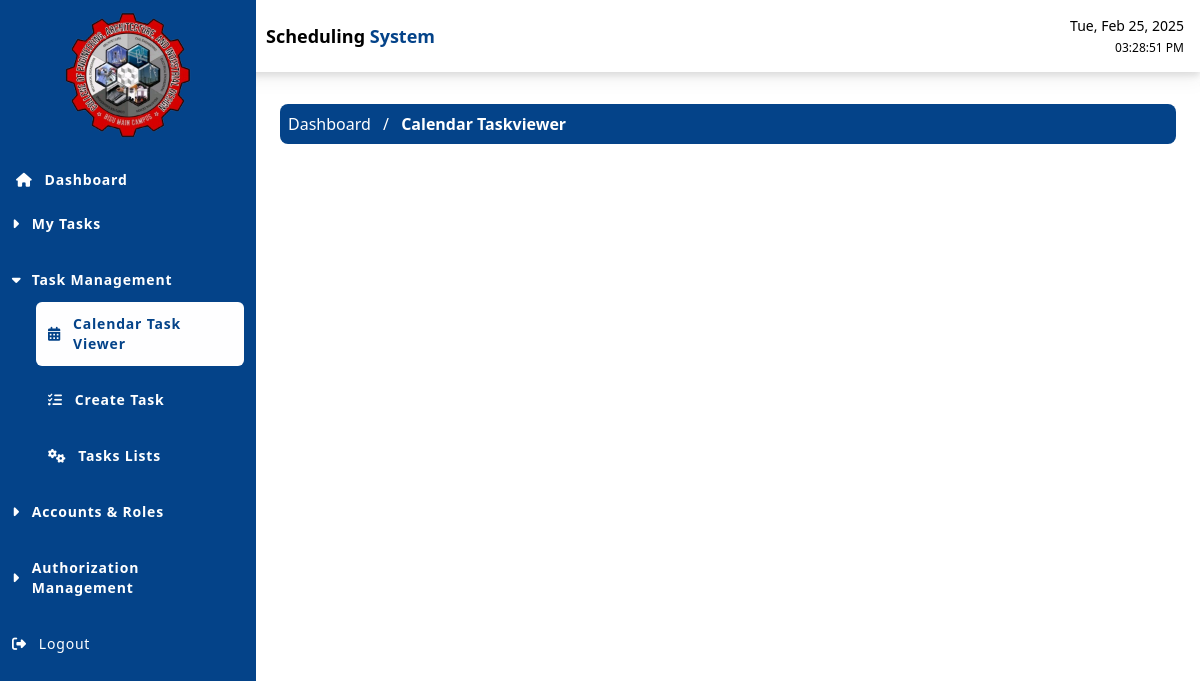
Screenshot of /src/pages/dashboard.php?page=task_management/calendar_taskviewer (signed in) with the database file from the repository.
### tables this page shows
CREATE TABLE `modules` (
  `id` int(11) NOT NULL,
  `module_name` varchar(255) NOT NULL,
  `module_alias` varchar(255) NOT NULL,
  `sequence_number` int(11) NOT NULL,
  `created_at` timestamp NOT NULL DEFAULT current_timestamp(),
  `updated_at` timestamp NOT NULL DEFAULT current_timestamp() ON UPDATE current_timestamp()
);

CREATE TABLE `pages` (
  `page_id` int(11) NOT NULL,
  `icon` varchar(100) DEFAULT NULL,
  `page_name` varchar(255) NOT NULL,
  `page_alias` varchar(255) NOT NULL,
  `module_id` int(11) DEFAULT NULL,
  `sequence_number` int(11) DEFAULT NULL,
  `is_active` varchar(1) DEFAULT '1',
  `created_at` timestamp NOT NULL DEFAULT current_timestamp(),
  `updated_at` timestamp NOT NULL DEFAULT current_timestamp() ON UPDATE current_timestamp()
);

### src/pages/main_query.php (called while the page is built, shortened)
<?php
$userID = $_SESSION['user']['id'];
function getModulesAndPages($conn, $user_id) {
    $modules = array();
    $roleQuery = "SELECT ur.role_id, r.role_name
                  FROM user_roles ur
                  JOIN roles r ON ur.role_id = r.role_id
                  WHERE ur.user_id = $user_id LIMIT 1";
    $roleResult = mysqli_query($conn, $roleQuery);
    $userRole = mysqli_fetch_assoc($roleResult);
    $role_id = $userRole['role_id'];
    $is_super_admin = ($userRole['role_name'] === 'Super Admin');
    $moduleQuery = $is_super_admin ?
        "SELECT *, 1 as module_can_view FROM modules ORDER BY sequence_number ASC" :
        "SELECT m.*,
                IF(EXISTS (
                    SELECT 1
                    FROM pages p
                    LEFT JOIN page_permissions pp ON p.page_id = pp.page_id
                    WHERE p.module_id = m.id
                      AND p.is_active = '1'
                      AND (pp.can_view = 1 OR pp.page_id IS NULL)
                ), 1, 0) as module_can_view
         FROM modules m
         LEFT JOIN module_permissions mp ON m.id = mp.module_id AND mp.role_id = $role_id
         ORDER BY m.sequence_number ASC";
    $moduleResult = mysqli_query($conn, $moduleQuery);
    while ($module = mysqli_fetch_assoc($moduleResult)) {
        if ($is_super_admin || $module['module_can_view'] == 1) {
            $module_id = $module['id'];
            $pageQuery = $is_super_admin ?
                "SELECT *, 1 as page_can_view
                 FROM pages
                 WHERE module_id = $module_id AND is_active = '1'
                 ORDER BY sequence_number ASC" :
                "SELECT p.*, pp.can_view as page_can_view
                 FROM pages p
                 LEFT JOIN page_permissions pp ON p.page_id = pp.page_id AND pp.role_id = $role_id
                 WHERE p.module_id = $module_id AND p.is_active = '1'
                 ORDER BY p.sequence_number ASC";
            $pageResult = mysqli_query($conn, $pageQuery);
            $pages = array();
            while ($page = mysqli_fetch_assoc($pageResult)) {
                if ($is_super_admin || $page['page_can_view'] == 1) {
                    $pages[] = $page;
                }
            }
            if (!empty($pages)) {
                $module['pages'] = $pages;
                $modules[] = $module;
            }
        }
    }
    return $modules;
}
?>

### src/pages/left_sidebar/sidebar_l.php (the view, shortened to what this page needs)
<ul class="flex flex-col text-sm font-sans  ">
    <div class='flex justify-center items-center'>
        <image src="../../resources/images/1738888990405-removebg-preview-removebg-preview.png" class='w-[150px] p-3'></image>
    </div>
    <li class="py-1 justify-center mt-2 hover:bg-[#3cc5dd] rounded-md">
        <a href="dashboard.php?page=dashboard" class="font-semibold flex ml-4  py-2  rounded-md hover:text-white items-center">
            <i class="fa-solid fa-house mr-3"></i> Dashboard
        </a>
    </li>
    <?php
    $modules = getModulesAndPages($conn, $userID);
    foreach ($modules as $module) {
        if (!empty($module['pages'])) {
            ?>
            <li class="p-3 ">
                <div class="treeview-parent">
                    <div class="flex items-center justify-between cursor-pointer">
                        <div class="flex items-center">
                            <i class="fas fa-caret-right mr-3 transition-transform duration-200 "></i>
                            <span class="text-white font-semibold"><?php echo htmlspecialchars($module['module_name']); ?></span>
                        </div>
                    </div>
                </div>
                <ul class="pl-6 mt-3 space-y-3">
                    <?php foreach ($module['pages'] as $page) { ?>
                        <li class="py-3  hover:bg-[#3cc5dd] rounded-md">
                            <a href="dashboard.php?page=<?php echo htmlspecialchars($module['module_alias'] . '/' . $page['page_alias']); ?>" class="flex font-semibold  items-center  px-3 hover:text-white">
                                <?php if (!empty($page['icon'])) { ?>
                                    <i class="<?php echo htmlspecialchars($page['icon']); ?> mr-3"></i>
                                <?php } ?>
                                <?php echo htmlspecialchars($page['page_name']); ?>
                            </a>
                        </li>
                    <?php } ?>
                </ul>
            </li>
        <?php }
    } ?>
    <li class="p-3  hover:bg-[#3cc5dd]">
        <a href="javascript:void(0);" onclick="logoutUser();" class="flex items-center text-white hover:text-white">
            <i class="fas fa-sign-out-alt mr-3"></i> Logout
        </a>
    </li>
</ul>

### src/header_cdn.php (style rules this page uses)
body { display: grid; grid-template-areas: " #sidebar #navbar" "sidebar main-content"; }
.sidebar-submenu { max-height: 0; overflow: hidden; transition: max-height 0.3s ease-out; }
.sidebar-submenu.active { max-height: 500px; transition: max-height 0.3s ease-in; }
.rotate-90 { transform: rotate(90deg); }

### src/pages/left_sidebar/sidebar_l.php (style rules this page uses)
.sidebar-submenu { max-height: 0; overflow: hidden; transition: max-height 0.3s ease-out; }
.sidebar-submenu.active { max-height: 500px; transition: max-height 0.3s ease-in; }
.rotate-90 { transform: rotate(90deg); }

### rows the page displays
modules: module_name "My Tasks"
modules: module_name "Task Management"
pages: page_name "Calendar Task Viewer"
pages: page_name "Create Task"
pages: page_name "Tasks Lists"
modules: module_name "Accounts & Roles"
modules: module_name "Authorization Management"

### other values shown
implode(' <span class="mx-2 text-white">/</span> ', $breadcrumbs) "/"
$module_name "Calendar Taskviewer"
